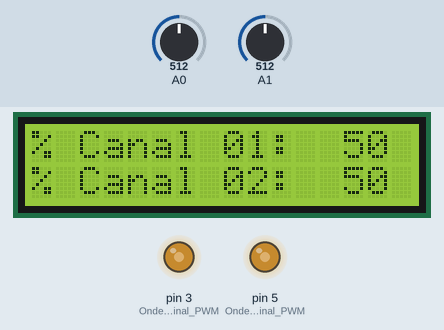
Bench run of a sketch on a simulated Arduino Uno, built with avr-gcc and run on an emulated ATmega328P. Parts: 16×2 character LCD, output pins drawn as LEDs (lit = HIGH). Inputs (shaded band) come from the test bench; at power-on: A0 = 512, A1 = 512.

Above: at 5.2 s.
5.3 s: A0 set to 716
At 6.4 s:
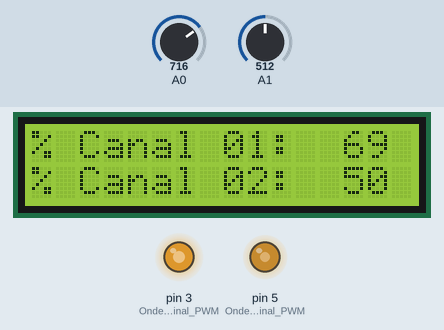
6.8 s: A1 set to 716
At 7.7 s:
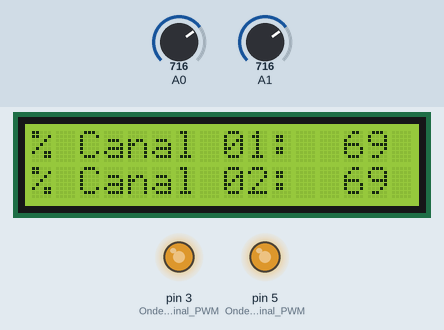
8.3 s: A0 set to 900
At 8.7 s:
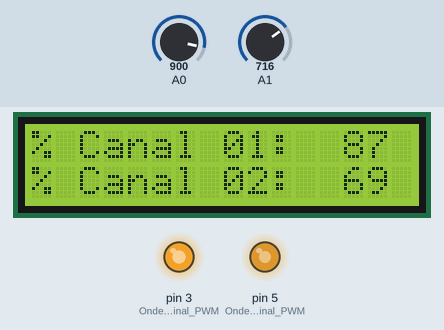
9.8 s: A1 set to 900
At 11.0 s:
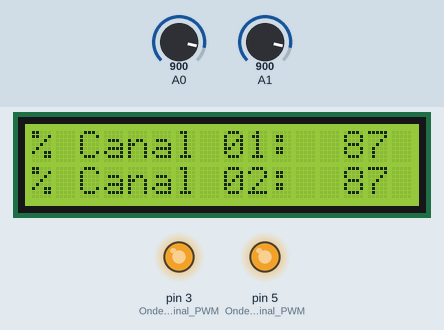
11.3 s: A0 set to 511
At 12.2 s:
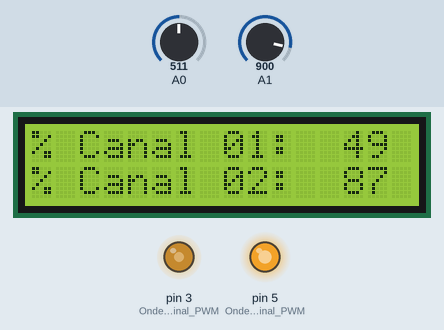
12.8 s: A1 set to 122
At 13.5 s:
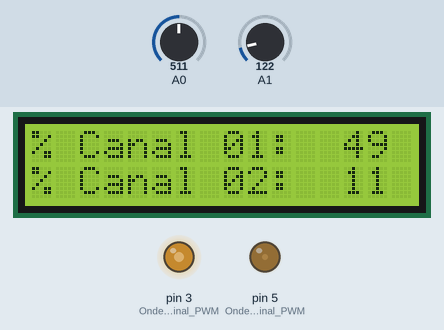
Timing chart, 0 to 15.3 s (numbered marks = the images above; inputs shaded):
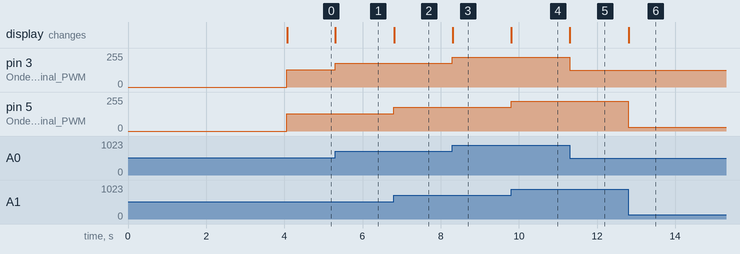

The sketch:

lcd-keyboard-pwm.ino
```cpp
// Exercício: Projeto LCD Teclado e PWM
// Aluno: Gustavo de Souza Silveira - 27/09/2020
// Prof. Sergio Moribe - UTFPR-CT

#include <LiquidCrystal.h>

//Define os pinos do Display LCD no Arduino
const int rs = 8, en = 9, d4 = 10, d5 = 11, d6 = 12, d7 = 13;

//Instancia objeto lcd
LiquidCrystal lcd(rs, en, d4, d5, d6, d7); //lcd em 4 bits

// quantidade de linhas e colunas do LCD
const int linhasLCD = 2, colunasLCD = 16;

// texto inicial do editor de texto
const String textoInicial = "Proj. LCD e PWM";

// linha vazia para limpar o LCD
const String linhaVazia   = "                ";

void setup() {
  pinMode(3, OUTPUT); //Onde vai sair o sinal PWM 1
  pinMode(5, OUTPUT); //Onde vai sair o sinal PWM 2

  lcd.begin(colunasLCD, linhasLCD);
  lcd.setCursor(0,0); //Posiciona cursor na 1a linha
  lcd.print(textoInicial);
  lcd.setCursor(0,1); //Posiciona cursor na 2a linha
  lcd.blink(); //Pisca o cursor
  delay(4000);
  lcd.noBlink();
  lcd.setCursor(0,0); //Posiciona cursor na 1a linha
  lcd.print(linhaVazia);
}

void loop() {
  char LCD[16];

  // escrevendo valores no osciloscópio
  int canal01 = analogRead(A0);
  int canal02 = analogRead(A1);

  analogWrite(3, canal01 / 4);
  analogWrite(5, canal02 / 4);

  // percentual de cada canal
  int percentualCanal01 = map(canal01 , 0, 1023, 0, 100);
  int percentualCanal02 = map(canal02 , 0, 1023, 0, 100);

  percentualCanal01 = percentualCanal01 > 0 ? percentualCanal01 : 0;
  percentualCanal02 = percentualCanal02 > 0 ? percentualCanal02 : 0;

  // Canal 01
  lcd.setCursor(0,0); //Posiciona cursor na 1a linha
  dtostrf(percentualCanal01,3,0,LCD);
  lcd.print("% Canal 01: ");
  lcd.print(LCD);
  lcd.print("  ");

  // Canal 02
  lcd.setCursor(0,1); //Posiciona cursor na 2a linha
  dtostrf(percentualCanal02,3,0,LCD);
  lcd.print("% Canal 02: ");
  lcd.print(LCD);
  lcd.print("  ");


  //delay(100); //100ms
}
```

Measured:
- after the input at 5.3 s, pin 3 (Onde_vai_sair_o_sinal_PWM): 128/255 → 179/255 at once; the display: changes at once (image 1)
- after the input at 6.8 s, pin 5 (Onde_vai_sair_o_sinal_PWM): 128/255 → 179/255 at once; the display: changes at once (image 2)
- after the input at 8.3 s, pin 3 (Onde_vai_sair_o_sinal_PWM): 179/255 → 225/255 at once; the display: changes at once (image 3)
- after the input at 9.8 s, pin 5 (Onde_vai_sair_o_sinal_PWM): 179/255 → 225/255 at once; the display: changes at once (image 4)
- after the input at 11.3 s, pin 3 (Onde_vai_sair_o_sinal_PWM): 225/255 → 127/255 at once; the display: changes at once (image 5)
- after the input at 12.8 s, pin 5 (Onde_vai_sair_o_sinal_PWM): 225/255 → 30/255 at once; the display: changes at once (image 6)
